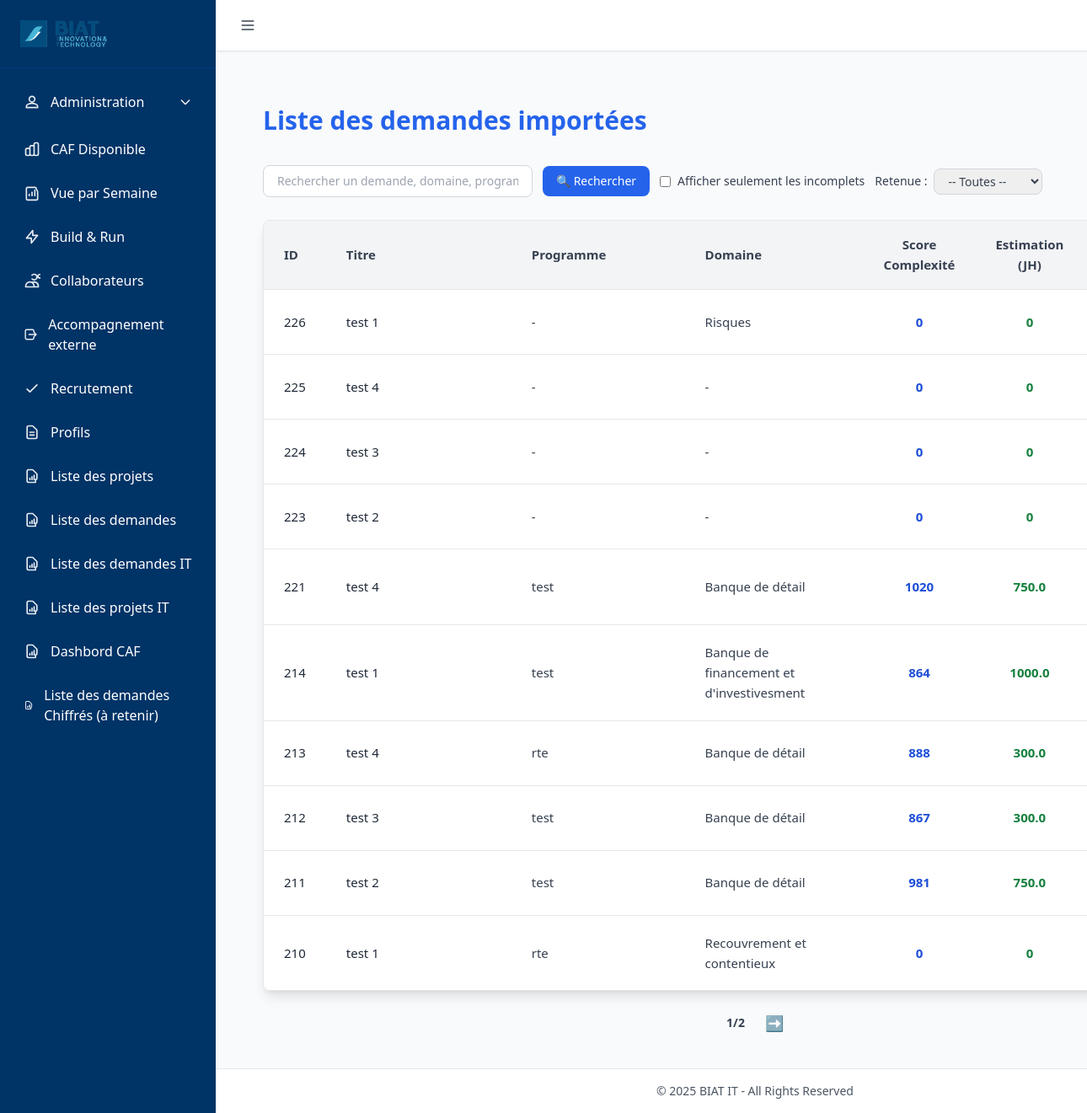
The app's page /projet/liste_demandes, older data.
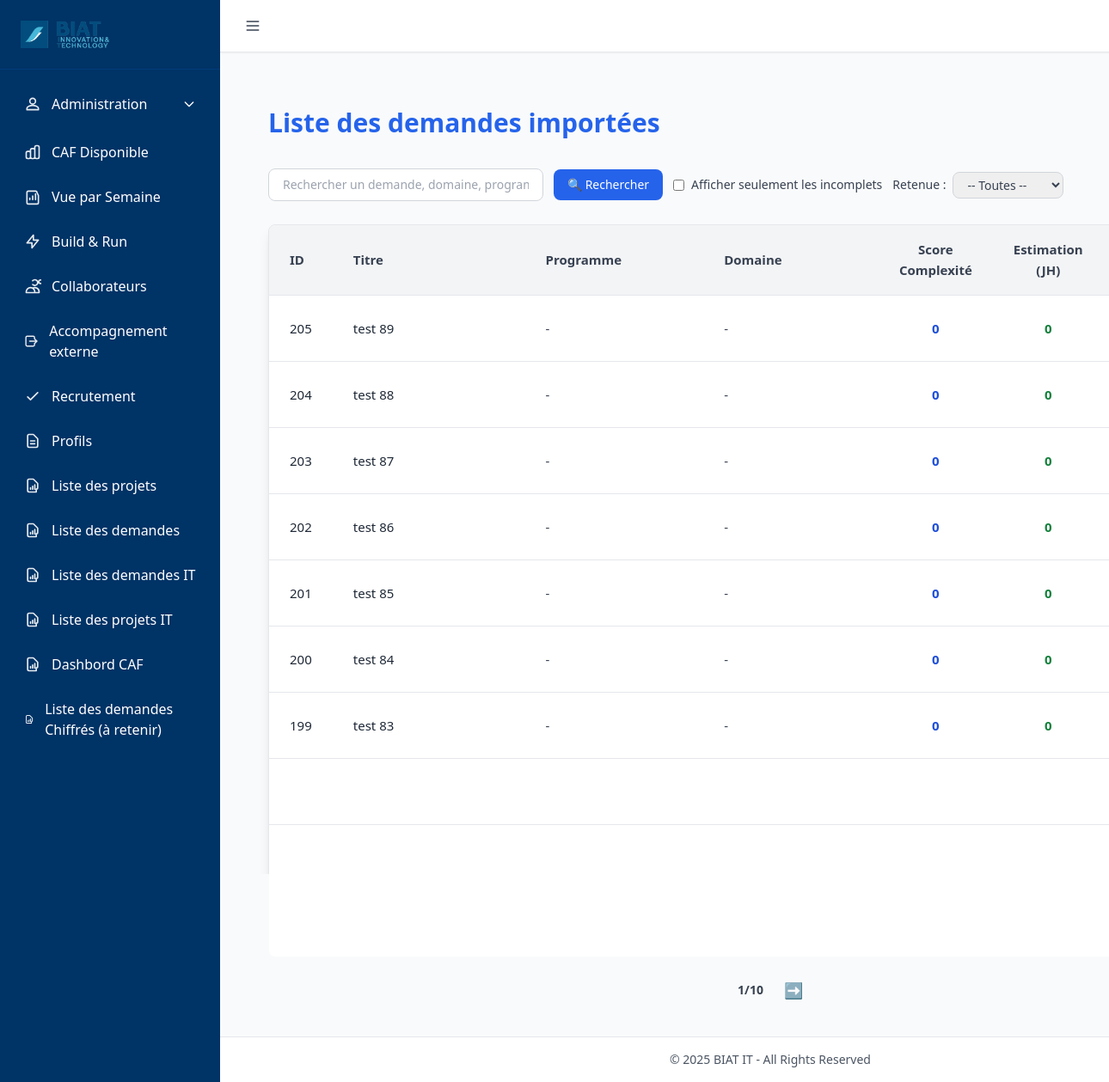
The same page, newer data.
### tables this page shows
CREATE TABLE "Projet" (
    "id" INTEGER PRIMARY KEY AUTOINCREMENT,
    "ref_opg" NUMERIC,
    "titre_projet" NVARCHAR(200),
    "description" NVARCHAR(300),
    "id_release" INTEGER,
    "id_programme" INTEGER,
    "score_complexite" NUMERIC,
    "date_mep" DATE,
    "retenue" INTEGER,
    "idate" DATE,
    "iuser" INTEGER,
    "uuser" INTEGER,
    "udate" DATE,
    "id_domaine" INTEGER,
    "id_categorie" INTEGER,
    "id_statut" INTEGER,
    "estimation_jh" REAL DEFAULT 0,
    "id_statut_demande" INTEGER, type TEXT, score_wsjf REAL,
    
    FOREIGN KEY("id_categorie") REFERENCES "categorie"("id") ON DELETE SET NULL ON UPDATE CASCADE,
    FOREIGN KEY("id_domaine") REFERENCES "domaines"("id") ON DELETE SET NULL ON UPDATE CASCADE,
    FOREIGN KEY("id_programme") REFERENCES "Programme"("id") ON DELETE SET NULL ON UPDATE CASCADE,
    FOREIGN KEY("id_statut") REFERENCES "Statut"("id") ON DELETE SET NULL ON UPDATE CASCADE,
    FOREIGN KEY("id_statut_demande") REFERENCES "Statut_demande"("id") ON DELETE SET NULL ON UPDATE CASCADE
);

### routes/projet_routes.py (the view)
@projet_bp.route("/liste_demandes")
def liste_demandes():
    page = request.args.get("page", 1, type=int)
    per_page = 10
    offset = (page - 1) * per_page
    search = request.args.get("q", "").strip()
    incomplets = request.args.get("incomplets", False, type=bool)
    retenue_filter = request.args.get("retenue", "").strip().lower()  # 👈 Nouveau filtre
    base_query = """
        SELECT
            p.id,
            p.titre_projet AS titre,
            IFNULL(prog.nom, '-') AS programme,
            IFNULL(d.nom, '-') AS domaine,
            IFNULL(cat.nom, '-') AS categorie,
            IFNULL(s.nom, '-') AS statut,
            IFNULL(p.score_complexite, 0) AS score_complexite,
            IFNULL(p.estimation_jh, 0) AS estimation_jh,
            IFNULL(p.date_mep, '-') AS date_mep,
            p.retenue
        FROM Projet p
        LEFT JOIN programme prog ON prog.id = p.id_programme
        LEFT JOIN domaines d ON d.id = p.id_domaine
        LEFT JOIN categorie cat ON cat.id = p.id_categorie
        LEFT JOIN statut_demande s ON s.id = p.retenue
        WHERE 1=1
    """
    args = []
    if search:
        base_query += " AND (p.titre_projet LIKE ? OR prog.nom LIKE ? OR d.nom LIKE ?)"
        like = f"%{search}%"
        args.extend([like, like, like])
    if incomplets:
        base_query += " AND (p.id_programme IS NULL OR p.id_domaine IS NULL OR p.id_categorie IS NULL)"
    if retenue_filter == "1":
        base_query += " AND p.retenue = 1"
    elif retenue_filter == "0":
        base_query += " AND p.retenue = 2"
    elif retenue_filter == "null":
        base_query += " AND p.retenue IS NULL"
    total = query_db(f"SELECT COUNT(*) as count FROM ({base_query})", args, one=True)["count"]
    projets = query_db(f"{base_query} ORDER BY p.id DESC LIMIT ? OFFSET ?", args + [per_page, offset])
    total_pages = (total // per_page) + (1 if total % per_page else 0)
    return render_template(
        "liste_demandes.html",
        projets=projets,
        page=page,
        total_pages=total_pages,
        search=search,
        incomplets=incomplets,
        retenue_filter=retenue_filter  # 👈 Passé au template
    )

### utils/db_utils.py (called while the page is built)
def get_connection():
    conn = sqlite3.connect(
        DB_PATH,
        timeout=60,               # ⏱️ Patiente jusqu'à 60s avant "database is locked"
        check_same_thread=False
    )
    conn.row_factory = sqlite3.Row
    conn.execute("PRAGMA journal_mode=WAL;")      # Autorise les écritures concurrentes
    conn.execute("PRAGMA synchronous=NORMAL;")    # Bon compromis vitesse/sécurité
    conn.execute("PRAGMA foreign_keys = ON;")     # Active les clés étrangères
    conn.execute("PRAGMA busy_timeout = 60000;")  # Attend 60s avant d'abandonner une écriture
    return conn

def query_db(query, args=(), one=False, retries=3, delay=1):
    for attempt in range(retries):
        try:
            conn = get_connection()
            cur = conn.execute(query, args)
            rows = cur.fetchall()
            cur.close()
            conn.close()
            return (rows[0] if rows else None) if one else rows
        except sqlite3.OperationalError as e:
            if "locked" in str(e).lower() and attempt < retries - 1:
                time.sleep(delay)
                continue
            raise

### templates/liste_demandes.html (shortened to what this page needs)
{% extends "base.html" %}
{% block content %}
<div class="max-w-full mx-auto px-4 sm:px-6 lg:px-8 py-10">
  <h1 class="text-3xl font-bold mb-8 text-blue-600 text-center md:text-left">Liste des demandes importées</h1>
  <form method="get" action="{{ url_for('projet.liste_demandes') }}"
        class="mb-6 flex flex-col md:flex-row md:items-center md:justify-between gap-3">
    <div class="flex flex-wrap items-center gap-3">
      <input type="text" name="q" value="{{ search or '' }}"
             placeholder="Rechercher un demande, domaine, programme..."
             class="border border-gray-300 rounded-lg px-4 py-2 w-full sm:w-80 focus:ring-blue-400 focus:border-blue-400 text-sm">
      <button type="submit"
              class="bg-blue-600 text-white px-4 py-2 rounded-lg hover:bg-blue-700 transition text-sm">
        🔍 Rechercher
      </button>
      <label class="flex items-center gap-2 text-sm text-gray-700">
        <input type="checkbox" name="incomplets" value="1"
               onchange="this.form.submit()"
               {% if incomplets %}checked{% endif %}>
        Afficher seulement les incomplets
      </label>
      <label class="flex items-center gap-2 text-sm text-gray-700">
        <span>Retenue :</span>
       <select name="retenue" onchange="this.form.submit()"
        class="border border-gray-300 rounded-lg px-3 py-1 text-sm focus:ring-blue-400 focus:border-blue-400">
  <option value="" {% if not retenue_filter %}selected{% endif %}>-- Toutes --</option>
</select>
      </label>
    </div>
  </form>
  <div class="overflow-x-auto shadow-lg rounded-lg border border-gray-200">
    <table class="min-w-[1400px] bg-white divide-y divide-gray-200 text-[15px] leading-relaxed">
      <thead class="bg-gray-100">
        <tr>
          <th class="px-6 py-4 text-left font-semibold text-gray-700 w-16">ID</th>
          <th class="px-6 py-4 text-left font-semibold text-gray-700 w-64">Titre</th>
          <th class="px-6 py-4 text-left font-semibold text-gray-700 w-56">Programme</th>
          <th class="px-6 py-4 text-left font-semibold text-gray-700 w-56">Domaine</th>
          <th class="px-6 py-4 text-center font-semibold text-gray-700 w-32">Score Complexité</th>
          <th class="px-6 py-4 text-center font-semibold text-gray-700 w-32">Estimation (JH)</th>
          <th class="px-6 py-4 text-left font-semibold text-gray-700 w-40">Date MEP</th>
        </tr>
      </thead>
      <tbody class="divide-y divide-gray-200">
        {% for p in projets %}
        <tr class="hover:bg-gray-50 transition">
          <td class="px-6 py-5 text-gray-800">{{ p.id }}</td>
          <td class="px-6 py-5 text-gray-800 break-words">{{ p.titre }}</td>
          <td class="px-6 py-5 text-gray-700">{{ p.programme }}</td>
          <td class="px-6 py-5 text-gray-700">{{ p.domaine }}</td>
          <td class="px-6 py-5 text-center font-semibold text-blue-700">{{ p.score_complexite or 0 }}</td>
          <td class="px-6 py-5 text-center font-semibold text-green-700">{{ p.estimation_jh or 0 }}</td>
          <td class="px-6 py-5 text-gray-700">{{ p.date_mep or '-' }}</td>
        </tr>
        {% else %}
        <tr>
          <td colspan="10" class="text-center px-6 py-6 text-gray-500 italic">
            Aucun projet trouvé.
          </td>
        </tr>
        {% endfor %}
      </tbody>
    </table>
  </div>
  <div class="flex justify-center items-center mt-6 gap-6">
    <span class="text-gray-700 text-sm font-semibold">{{ page }}/{{ total_pages }}</span>
    {% if page < total_pages %}
      <a href="{{ url_for('projet.liste_demandes', page=page+1, profil_id=profil_id, search=request.args.get('search','')) }}"
         class="text-blue-600 hover:text-blue-800 text-lg">➡️</a>
    {% endif %}
  </div>
</div>
{% endblock %}

Row changes from the older to the newer data that the page shows:
removed Projet: id "226", titre "test 1", programme "-", domaine "Risques", score_complexite "0", estimation_jh "0"
removed Projet: id "225", titre "test 4", programme "-", domaine "-", score_complexite "0", estimation_jh "0"
removed Projet: id "224", titre "test 3", programme "-", domaine "-", score_complexite "0", estimation_jh "0"
removed Projet: id "223", titre "test 2", programme "-", domaine "-", score_complexite "0", estimation_jh "0"
removed Projet: id "221", titre "test 4", programme "test", domaine "Banque de détail", score_complexite "1020", estimation_jh "750.0"
removed Projet: id "214", titre "test 1", programme "test", domaine "Banque de financement et d'investivesment", score_complexite "864", estimation_jh "1000.0"
removed Projet: id "213", titre "test 4", programme "rte", domaine "Banque de détail", score_complexite "888", estimation_jh "300.0"
removed Projet: id "212", titre "test 3", programme "test", domaine "Banque de détail", score_complexite "867", estimation_jh "300.0"
removed Projet: id "211", titre "test 2", programme "test", domaine "Banque de détail", score_complexite "981", estimation_jh "750.0"
removed Projet: id "210", titre "test 1", programme "rte", domaine "Recouvrement et contentieux", score_complexite "0", estimation_jh "0"
added Projet: id "205", titre "test 89", programme "-", domaine "-", score_complexite "0", estimation_jh "0"
added Projet: id "204", titre "test 88", programme "-", domaine "-", score_complexite "0", estimation_jh "0"
added Projet: id "203", titre "test 87", programme "-", domaine "-", score_complexite "0", estimation_jh "0"
now on this page (row edited): Projet: id "202", titre "test 86", programme "-", domaine "-", score_complexite "0", estimation_jh "0"
added Projet: id "201", titre "test 85", programme "-", domaine "-", score_complexite "0", estimation_jh "0"
added Projet: id "200", titre "test 84", programme "-", domaine "-", score_complexite "0", estimation_jh "0"
added Projet: id "199", titre "test 83", programme "-", domaine "-", score_complexite "0", estimation_jh "0"
Text that changed along with them:
{{ total_pages }}: "2" → "10"
